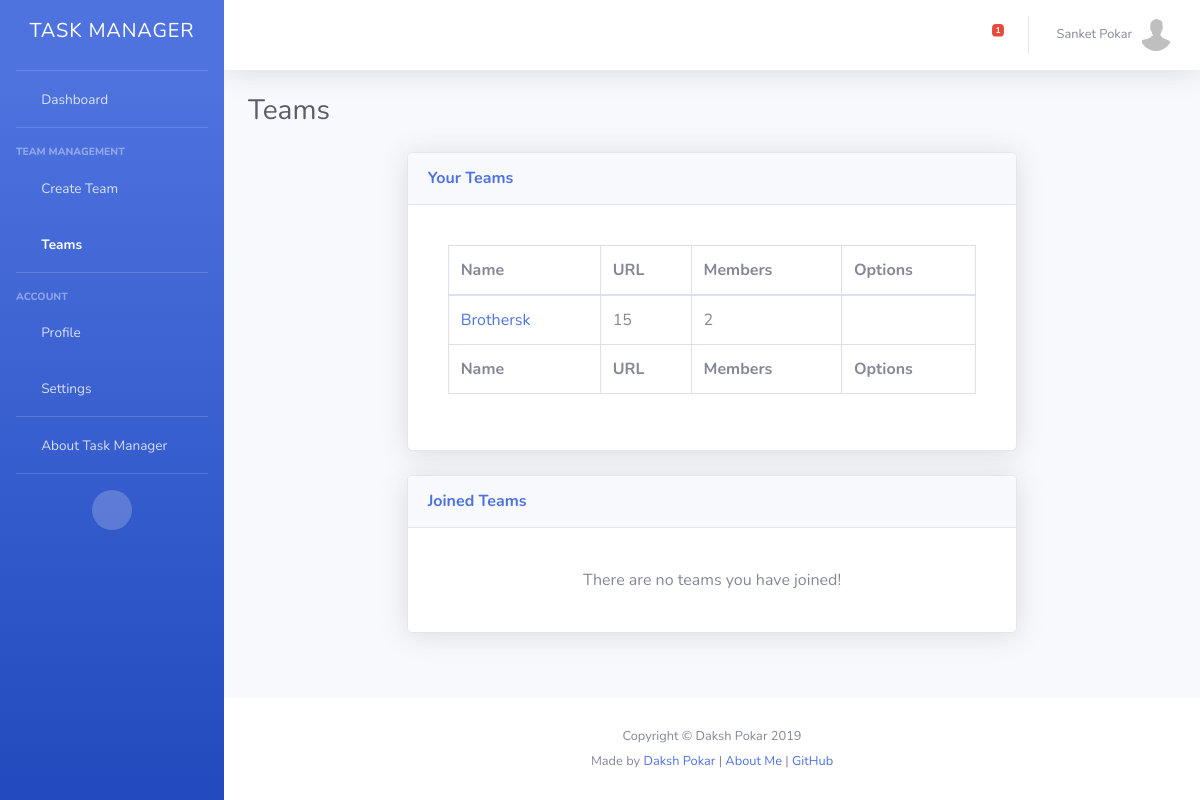
The page /teams/ (signed in) on the database as committed earlier.
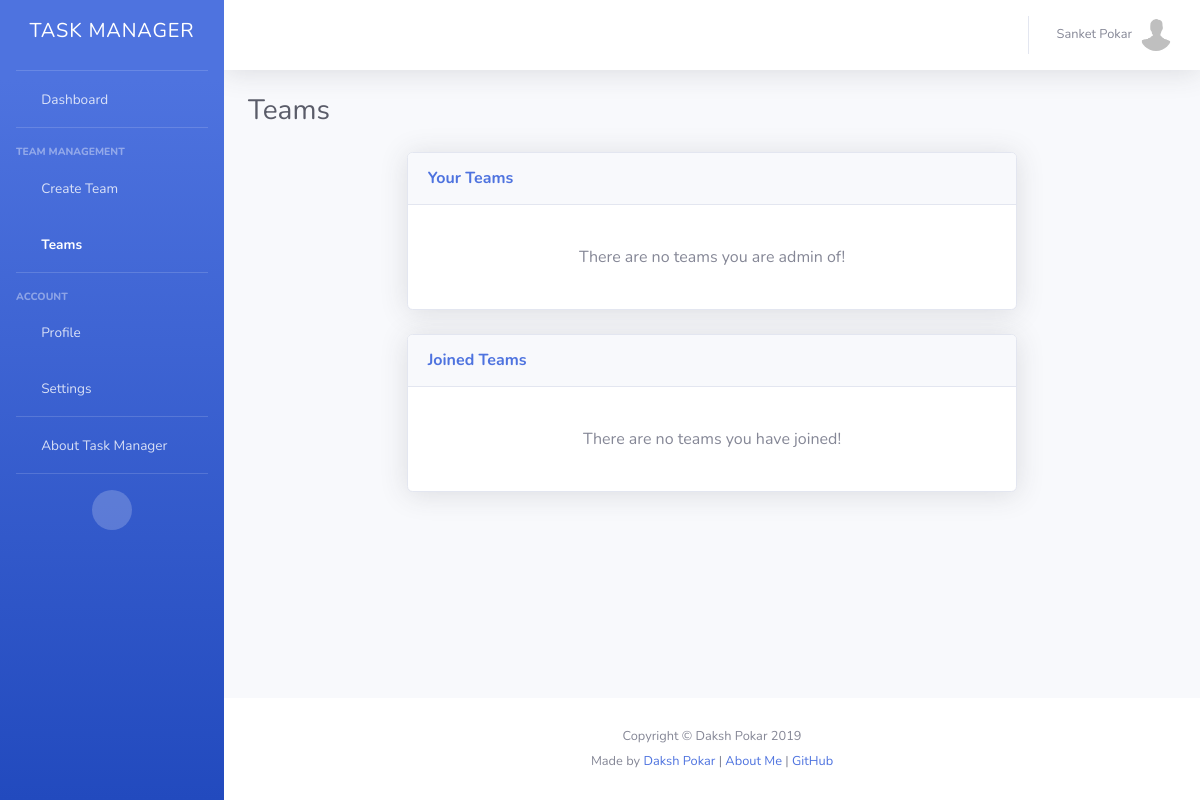
The same page on the database as committed later.
### TM/models.py (models this page shows)
class Teams(models.Model):
    id = models.AutoField(primary_key=True)
    name = models.CharField(max_length=400)
    url = models.CharField(max_length=400)
    admin = models.ForeignKey(UserProfile, on_delete=models.CASCADE)
    members = models.ManyToManyField(UserProfile, through='Membership', related_name="member")

### TM/views.py (the view, shortened to what this page needs)
# urls.py: path('teams/', TeamView.as_view(), name="team"),
class TeamView(LoginRequiredMixin, TemplateView):
    login_url = '/../login/'
    template_name="teams.html"
    def get(self, request):
        user = request.user
        us = UserProfile.objects.get(user=user)
        teams = Teams.objects.filter(admin=us)
        joined_teams = Membership.objects.filter(member=UserProfile.objects.get(user=user))
        jt = None
        if joined_teams.all().count() == 1:
            jt = joined_teams.all()[0].team
        return render(request, self.template_name, {'teams': teams, 'us': us, 'user': user, 'joined_teams': joined_teams, 'jt': jt, 'notifications': get_notifications(us, 1)})

### TM/views.py (called while the page is built)
def get_notifications(user, unread):
    return MessageNotification.objects.filter(user=user, unread = unread)[:5]

### TM/templates/teams.html (shortened to what the changed rows need)
<!DOCTYPE html>
{% load static %}
<html lang="en">
<head>
  <link href="{% static 'vendor/fontawesome-free/css/all.min.css' %}" rel="stylesheet" type="text/css">
  <link href="{% static 'css/sb-admin-2.min.css' %}" rel="stylesheet">
  <link href="{% static 'vendor/datatables/dataTables.bootstrap4.min.css' %}" rel="stylesheet">
</head>
<body id="page-top">
  <div id="wrapper">
    <div id="content-wrapper" class="d-flex flex-column">
      <div id="content">
        {% block topbar %}
        {% include "topbar.html" %}
      {% endblock %}
        <div class="container-fluid">
          <div class="d-sm-flex align-items-center justify-content-between mb-4">
            <h1 class="h3 mb-0 text-gray-800">Teams</h1>
          </div>
          <form method="post" enctype="multipart/form-data">
          <div class="row">
            <div class="col-xl-8">
              <div class="card shadow mb-4">
                <div class="card-body">
                        <div class="card-body">
                                <div class="table-responsive">
                                  {%  if teams.all.count != 0 %}
                                  <table class="table table-bordered" id="dataTable" width="100%" cellspacing="0">
                                        <thead>
                                                <tr>
                                                  <th>Name</th>
                                                  <th>URL</th>
                                                  <th>Members</th>
                                                  <th>Options</th>
                                                </tr>
                                              </thead>
                                              <tfoot>
                                                    <tr>
                                                      <th>Name</th>
                                                      <th>URL</th>
                                                      <th>Members</th>
                                                      <th>Options</th>
                                                    </tr>
                                                </tfoot>
                                                <tbody>
                                                        {%    for i in teams.all  %}
                                                    <tr>
                                                        <td><a href="/team/{{ i.url }}/dashboard/">{{  i.name   }}</a></td>
                                                        <td>{{  i.url   }}</td>
                                                        <td>{{  i.members.count }}</td>
                                                        <td><a href="/team/{{ i.url }}/dashboard/"><i class="fas fa-external-link-alt"></i></a><a href="/team/{{ i.url }}/settings/" style="margin-left: 10px"><i class="fas fa-cog"></i></a><a href="/team/{{ i.url }}/delete/" style="margin-left: 10px"><i class="fas fa-trash"></i></a></td>
                                                    </tr>
                                                    {%  endfor  %}
                                                </tbody>
                                                </table>
                                                {%  else  %}
                                                <div align="center">There are no teams you are admin of!</div>
                                                {%  endif %}
                                                </div>
                                              </div>
                </div>
              </div>
              <div class="card shadow mb-4">
                  <div class="card-body">
                          <div class="card-body">
                                  <div class="table-responsive">
                                    {%  if joined_teams.all.count == 1  %}
                                        {%  if jt.admin != us %}
                                        <table class="table table-bordered" id="dataTable1" width="100%" cellspacing="0">
                                            <thead>
                                                    <tr>
                                                      <th>Name</th>
                                                      <th>URL</th>
                                                      <th>Members</th>
                                                      <th>Options</th>
                                                    </tr>
                                                  </thead>
                                                  <tfoot>
                                                        <tr>
                                                          <th>Name</th>
                                                          <th>URL</th>
                                                          <th>Members</th>
                                                          <th>Options</th>
                                                        </tr>
                                                    </tfoot>
                                                    <tbody>
                                                            {%    for i in joined_teams.all  %}
                                                            {%  if i.team.admin != us %}
                                                        <tr>
                                                            <td><a href="/team/{{ i.team.url }}/dashboard/">{{  i.team.name   }}</a></td>
                                                            <td>{{  i.team.url   }}</td>
                                                            <td>{{  i.team.members.count }}</td>
                                                            <td><a href="/team/{{ i.team.url }}/dashboard/"><i class="fas fa-external-link-alt"></i></a></td>
                                                        </tr>
                                                          {%  endif %}
                                                        {%  endfor  %}
                                                    </tbody>
                                                    </table>
                                        {%  else  %}
                                          <div align="center">There are no teams you have joined!</div>
                                        {%  endif %}
                                                  {%  else  %}
                                                  <div align="center">There are no teams you have joined!</div>
                                                  {%  endif %}
                                                  </div>
                                                </div>
                  </div>
                </div>
            </div>
            </div></form>
        </div>
      </div>
    </div>
  </div>
</body>
</html>

Rows that differ between the two databases and show on the page:
removed Teams: name "Brothersk", url "15", members.count "2"
Other text that changed with them:
{{ notifications.all.count }}: "1" → (not shown)
text no longer shown: "Name URL Members Options Name URL Members Options"
text now shown: "There are no teams you are admin of!"
